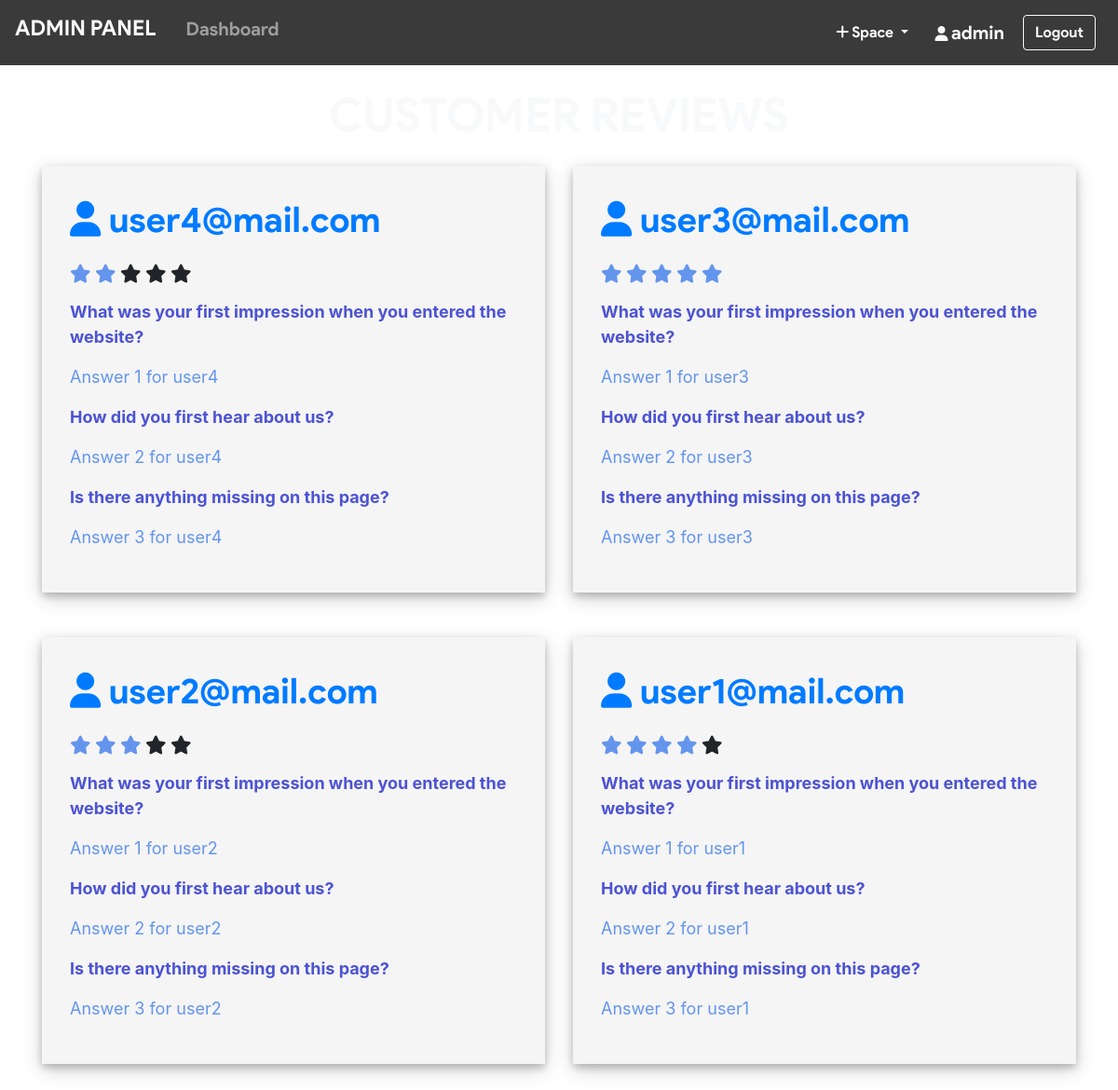
The app's page /admin/review.php (signed in) with its own data.
### tables this page shows
CREATE TABLE `feedback` (
  `feed_id` int(11) NOT NULL AUTO_INCREMENT,
  `email` varchar(50) NOT NULL,
  `q1` varchar(250) NOT NULL,
  `q2` varchar(20) NOT NULL,
  `q3` varchar(250) NOT NULL,
  `rate` int(11) NOT NULL,
  PRIMARY KEY (`feed_id`)
);

### admin/review.php (the view, shortened to what this page needs)
<?php include_once 'header.php';
require '../helpers/init_conn_db.php';?>
<?php if(isset($_SESSION['adminId'])) { ?>
<main>
<div class="container mt-4 mb-4">
  <h1 class="text-center mb-4 text-light">CUSTOMER REVIEWS</h1>
  <div class="row">
    <?php
    $sql = 'SELECT * FROM feedback ORDER BY feed_id DESC';
    $stmt = mysqli_stmt_init($conn);
    mysqli_stmt_prepare($stmt,$sql);
    mysqli_stmt_execute($stmt);
    $result = mysqli_stmt_get_result($stmt);
    while ($row = mysqli_fetch_assoc($result)) {
      $arr = [];
      for($i=0;$i<(int)$row['rate'];$i++) {
        array_push($arr,'checked');
      }
      echo '
      <div class="col-md-6 mb-5">
      <div class="review-bag">
        <p class="mail text-primary"> <i class="fa fa-user"></i> '.$row['email'].'</p>
        <p class="star">
          <span class="fa fa-star fa-lg '.$arr[0].'"></span>
          <span class="fa fa-star fa-lg '.$arr[1].'"></span>
          <span class="fa fa-star fa-lg '.$arr[2].'"></span>
          <span class="fa fa-star fa-lg '.$arr[3].'"></span>
          <span class="fa fa-star fa-lg '.$arr[4].'"></span>
        </p>
        <p class="quest">What was your first impression when you entered the website?</p>
        <p class="ans">'.$row['q1'].'</p>
        <p class="quest">How did you first hear about us?</p>
        <p class="ans">'.$row['q2'].'</p>
        <p class="quest">Is there anything missing on this page?</p>
        <p class="ans">'.$row['q3'].'</p>
      </div>
      </div>   ';
    } ?>
  </div>
</div>
</main>
<?php } ?>
<?php include_once 'footer.php'; ?>

### admin/review.php (style rules this page uses)
body { background-image: url('../assets/images/sky.jpg'); background-repeat: no-repeat; background-attachment: fixed; background-size: 100% 100%; }
.checked { color: cornflowerblue; }
h1 { font-size: 50px !important; font-family: 'product sans'; margin-bottom: 20px; }
p.mail { font-family: 'product sans'; font-size: 38px; }
p.ans { color: cornflowerblue; font-size: 18px; }
p.quest { color: #4C53D3; font-size: 18px; font-weight: bold; }
div.review-bag { box-shadow: 0 4px 8px 0 rgba(0, 0, 0, 0.2), 0 6px 20px 0 rgba(0, 0, 0, 0.19); background: whitesmoke; padding: 30px !important; }

### records on screen
feedback: email "user4@mail.com", q1 "Answer 1 for user4", q2 "Answer 2 for user4", q3 "Answer 3 for user4"
feedback: email "user3@mail.com", q1 "Answer 1 for user3", q2 "Answer 2 for user3", q3 "Answer 3 for user3"
feedback: email "user2@mail.com", q1 "Answer 1 for user2", q2 "Answer 2 for user2", q3 "Answer 3 for user2"
feedback: email "user1@mail.com", q1 "Answer 1 for user1", q2 "Answer 2 for user1", q3 "Answer 3 for user1"

### other values on screen
$_SESSION['adminUname'] "admin"
